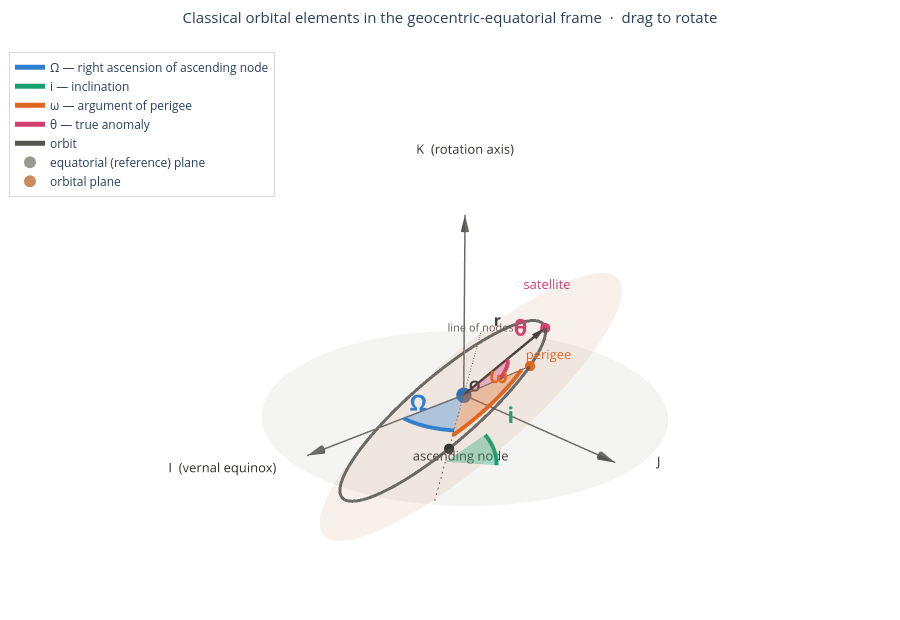

Notebook code for this chart:
### Code cell
# This one show the frames of refrences and all the orbital elements together
orbital_elements.plot_orbital_elements(focus="all").show()
